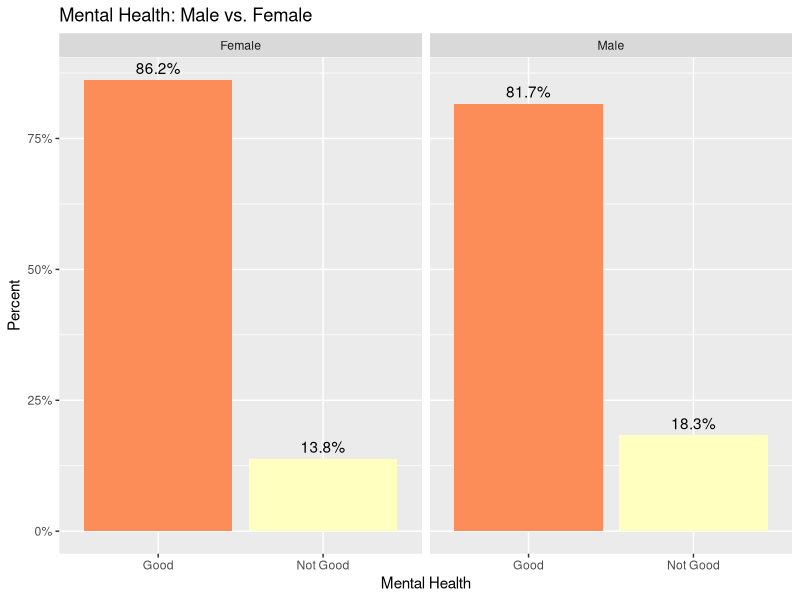
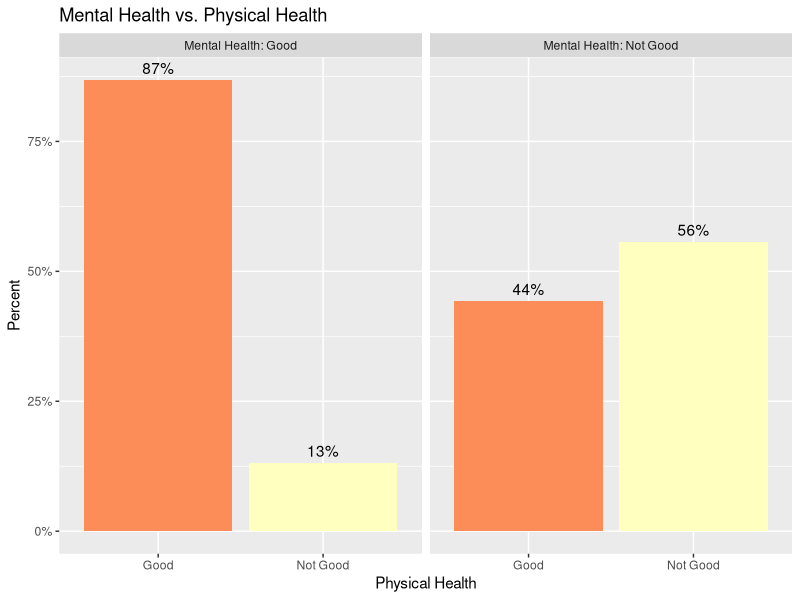
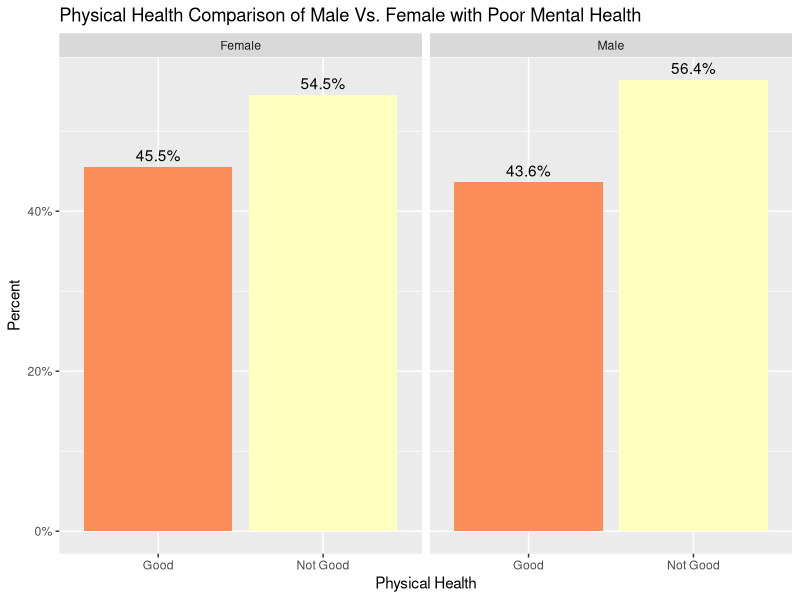
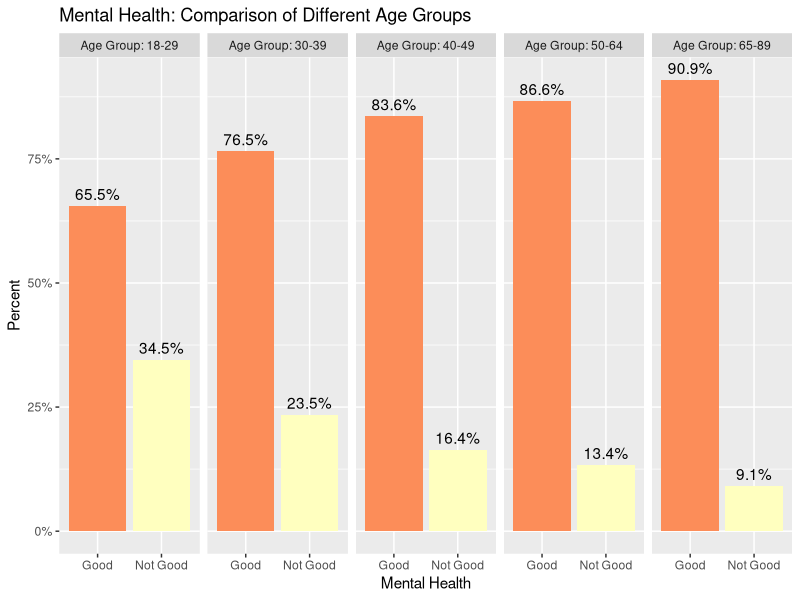
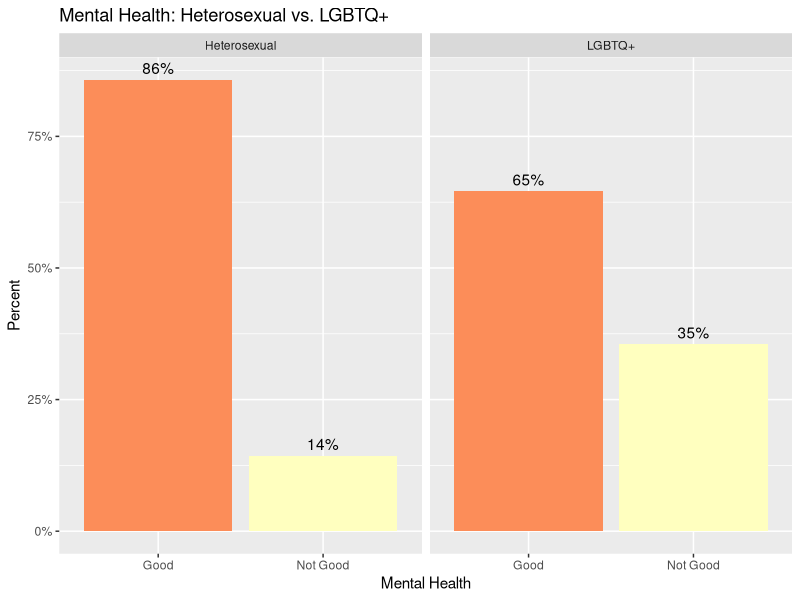
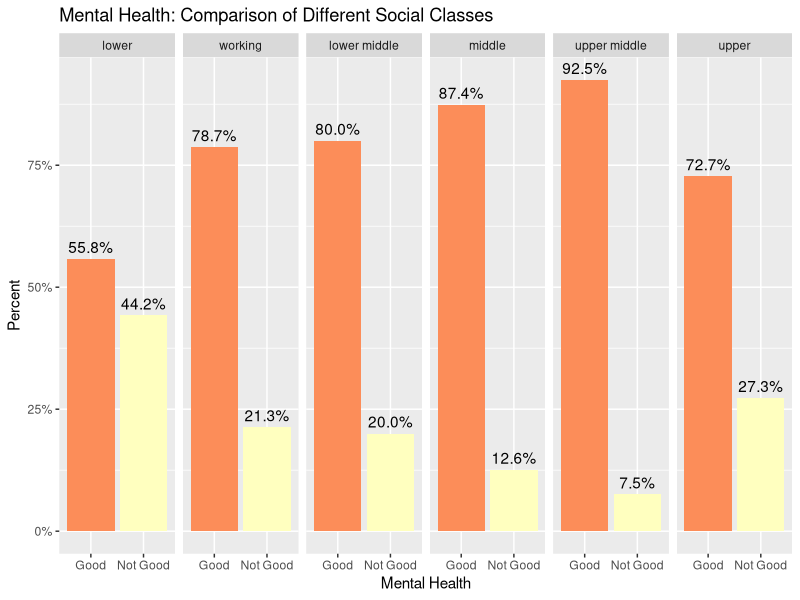
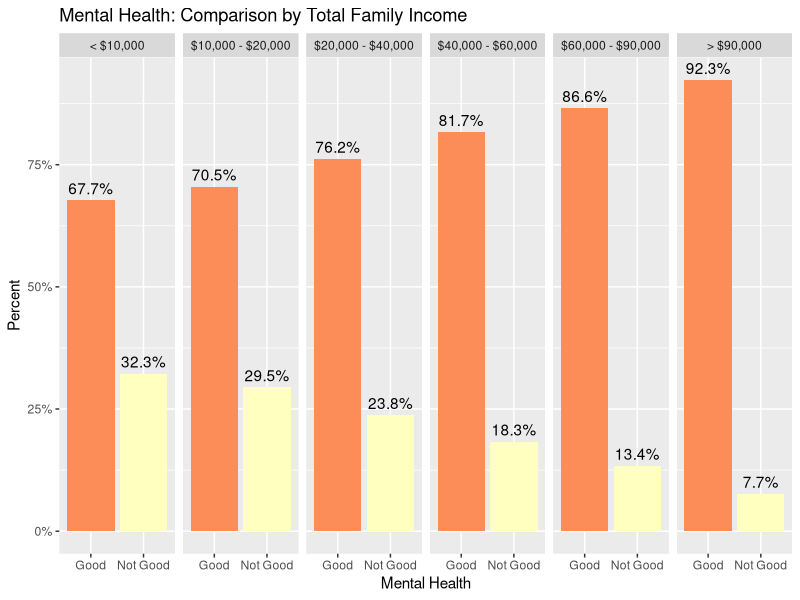
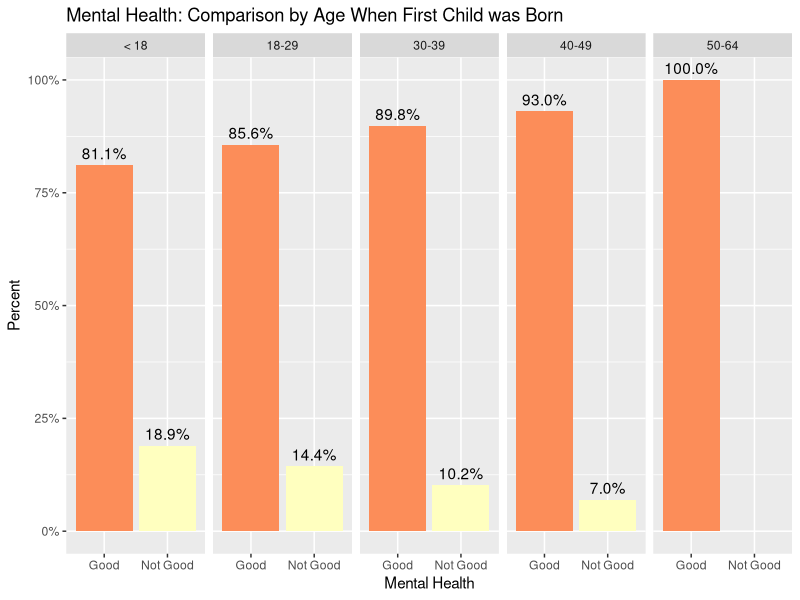

R code for these plots, in order:
#### Preamble ####
# Purpose: Visulization of the data
# Author: Isfandyar Virani
# Data: 20 March 2022
# Contact: isfandyar.virani@mail.utoronto.ca
# License: MIT
# Pre-requisites: 
# - Need to have downloaded the GSS data and saved it to inputs/data


####Workplace Setup####
library(tidyverse)
library(ggplot2)
library(dplyr)
library(haven)

raw_data <- haven::read_dta("inputs/data/2021_stata/gss2021.dta")

gss2021 <- raw_data
#=============================================================================
labels <- c("Female", "Male")
gss2021$sex_group <- cut(gss2021$sex, 2, labels = labels)

#Recoding mental health
# Changed good or better to 'Good'
# Change poor and fair to 'Not Good'
gss2021 <- gss2021 %>%
  mutate(`Mental Health` = case_when(
    hlthmntl == 1 ~ 'Good',
    hlthmntl == 2 ~ 'Good',
    hlthmntl == 3 ~ 'Good',
    hlthmntl == 4 ~ 'Not Good',
    hlthmntl == 5 ~ 'Not Good',
  ))

#=============================================================================
# Percent Graph - Mental health - Male Vs Female
gss2021 %>% filter(!is.na(`Mental Health`), !is.na(sex_group)) %>% ggplot(aes(x= `Mental Health`,  group=sex_group)) +
  geom_bar(aes(y = ..prop.., fill = factor(..x..)), stat="count") +
  geom_text(aes( label = scales::percent(..prop..),
                 y= ..prop.. ), stat= "count", vjust = -.5) +
  labs(y = "Percent", x = 'Mental Health', title = 'Mental Health: Male vs. Female') +
  facet_grid(~sex_group) +
  scale_y_continuous(labels = scales::percent) + theme(legend.position="none") + scale_fill_brewer(palette = "Spectral")

#=============================================================================  

#Recoding physical health
gss2021 <- gss2021 %>%
  mutate(`Physical Health` = case_when(
    hlthphys == 1 ~ 'Good',
    hlthphys == 2 ~ 'Good',
    hlthphys == 3 ~ 'Good',
    hlthphys == 4 ~ 'Not Good',
    hlthphys == 5 ~ 'Not Good',
  ))

#=============================================================================

# Percent Graph Physical health - Good Mental health vs Bad Mental Health
gss2021 %>% filter(!is.na(`Mental Health`), !is.na(sex_group), !is.na(`Physical Health`)) %>%
  ggplot(aes(x= `Physical Health`,  group= `Mental Health`)) +
  geom_bar(aes(y = ..prop.., fill = factor(..x..)), stat="count") +
  geom_text(aes( label = scales::percent(..prop..),
                 y= ..prop.. ), stat= "count", vjust = -.5) +
  labs(y = "Percent", fill="Physical Health", x = 'Physical Health', title = "Mental Health vs. Physical Health" ) +
  facet_grid(~`Mental Health` , labeller = label_both) +
  scale_y_continuous(labels = scales::percent) + theme(legend.position="none") + scale_fill_brewer(palette = "Spectral")

#=============================================================================

# Percent Graph - Poor Mental health = Physical health within Sex_Group comparison
gss2021 %>% filter(!is.na(`Mental Health`), !is.na(sex_group), !is.na(`Physical Health`), `Mental Health` =='Not Good') %>%
  ggplot(aes(x= `Physical Health`,  group=sex_group)) +
  geom_bar(aes(y = ..prop.., fill = factor(..x..)), stat="count") +
  geom_text(aes( label = scales::percent(..prop..),
                 y= ..prop.. ), stat= "count", vjust = -.5) +
  labs(y = "Percent", x="Physical Health", title = "Physical Health Comparison of Male Vs. Female with Poor Mental Health") +
  facet_grid(~sex_group) +
  scale_y_continuous(labels = scales::percent) + theme(legend.position="none") + scale_fill_brewer(palette = "Spectral")


#=============================================================================

# Recording Age Group
gss2021 <- gss2021 %>%
  mutate(`Age Group` = case_when(
    age >= 18 & age <= 29 ~ '18-29',
    age >= 30 & age <=39~ '30-39',
    age >= 40 & age <=49~ '40-49',
    age >= 50 & age <=64~ '50-64',
    age >= 65 & age <=89~ '65-89'
  ))

#=============================================================================

# Percent Graph - Mental health (Age Group Analysis)
gss2021 %>% filter(!is.na(`Mental Health`), !is.na(sex_group),!is.na(`Age Group`)) %>%
  ggplot(aes(x= `Mental Health`,  group=`Age Group`)) +
  geom_bar(aes(y = ..prop.., fill = factor(..x..)), stat="count") +
  geom_text(aes( label = scales::percent(..prop..),
                 y= ..prop.. ), stat= "count", vjust = -.5) +
  labs(y = "Percent", x="Mental Health", title = "Mental Health: Comparison of Different Age Groups") +
  facet_grid(~`Age Group`, labeller = label_both) +
  scale_y_continuous(labels = scales::percent) + theme(legend.position="none") + scale_fill_brewer(palette = "Spectral")

#=============================================================================

# Recoding Sexual orientation

gss2021 <- gss2021 %>%
  mutate(sexual_orientation = case_when(
    sexornt == 1 ~ 'LGBTQ+',
    sexornt == 2 ~ 'LGBTQ+',
    sexornt == 3 ~ 'Heterosexual'
  ))

#=============================================================================

# Percent Graph - Mental health (Sexual Orientation Analysis)
gss2021 %>% filter(!is.na(`Mental Health`), !is.na(sexual_orientation)) %>%
  ggplot(aes(x= `Mental Health`,  group=sexual_orientation)) +
  geom_bar(aes(y = ..prop.., fill = factor(..x..)), stat="count") +
  geom_text(aes( label = scales::percent(..prop..),
                 y= ..prop.. ), stat= "count", vjust = -.5) +
  labs(y = "Percent", x="Mental Health", title = "Mental Health: Heterosexual vs. LGBTQ+") +
  facet_grid(~sexual_orientation) +
  scale_y_continuous(labels = scales::percent) + theme(legend.position="none") + scale_fill_brewer(palette = "Spectral")


#=============================================================================
# Recoding Social Class

gss2021 <- gss2021 %>%
  mutate(`Social Class` = case_when(
    class1 == 1 ~ "lower",
    class1 == 2 ~ "working",
    class1 == 3 ~ "lower middle",
    class1 == 4 ~ "middle",
    class1 == 5 ~ "upper middle",
    class1 == 6 ~ "upper"))

#=============================================================================
# 'Mental Health: Comparison of Different Social Classes'
gss2021 %>% filter(!is.na(`Mental Health`), !is.na(`Social Class`)) %>% ggplot(aes(x= `Mental Health`,  group= `Social Class`))+
  geom_bar(aes(y = ..prop.., fill = factor(..x..)), stat="count") +
  geom_text(aes( label = scales::percent(..prop..),
                 y= ..prop.. ), stat= "count", vjust = -.5) +
  labs(y = "Percent", fill="mntl_poor", title = 'Mental Health: Comparison of Different Social Classes') +
  facet_grid(~factor(`Social Class`, levels = c('lower', 'working','lower middle', 'middle', 'upper middle', 'upper'))) +
  scale_y_continuous(labels = scales::percent) + theme(legend.position="none") + scale_fill_brewer(palette = "Spectral")

#=============================================================================
# Recoding Family Income
gss2021 <- gss2021 %>% 
  mutate(Income = case_when(
    income16 <= 8 ~ "< $10,000",
    income16 <= 12 ~ "$10,000 - $20,000",
    income16 <= 17 ~ "$20,000 - $40,000",
    income16 <= 19 ~ "$40,000 - $60,000",
    income16 <= 21 ~ "$60,000 - $90,000",
    income16 > 21 ~ "> $90,000"))

#=============================================================================
# 'Mental Health: Comparison by Total Family Income'
gss2021 %>% filter(!is.na(`Mental Health`), !is.na(Income)) %>%  ggplot(aes(x= `Mental Health`,  group=Income))+
  geom_bar(aes(y = ..prop.., fill = factor(..x..)), stat="count") +
  geom_text(aes( label = scales::percent(..prop..),
                 y= ..prop.. ), stat= "count", vjust = -.5) +
  labs(y = "Percent" , title = 'Mental Health: Comparison by Total Family Income') +
  facet_grid(~factor(Income, levels = c('< $10,000', "$10,000 - $20,000", "$20,000 - $40,000", "$40,000 - $60,000", "$60,000 - $90,000", "> $90,000"))) +
  scale_y_continuous(labels = scales::percent) + theme(legend.position="none") + scale_fill_brewer(palette = "Spectral")

#=============================================================================
# Recoding Age when first kid is born
gss2021 <- gss2021 %>%
  mutate(`Kid Born` = case_when(
  agekdbrn < 18 ~ '< 18',
  agekdbrn >= 18 & agekdbrn <= 29 ~ '18-29',
  agekdbrn >= 30 & agekdbrn <=39~ '30-39',
  agekdbrn >= 40 & agekdbrn <=49~ '40-49',
  agekdbrn >= 50 & agekdbrn <=64~ '50-64',
  agekdbrn >= 65 & agekdbrn <=89~ '65-89'
))

#=============================================================================
#  "Mental Health: Comparison by age when first child was born"
gss2021 %>% filter(!is.na(`Mental Health`), !is.na(`Kid Born`))  %>% ggplot(aes(x= `Mental Health`,  group=`Kid Born`))+
  geom_bar(aes(y = ..prop.., fill = factor(..x..)), stat="count") +
  geom_text(aes( label = scales::percent(..prop..),
                 y= ..prop.. ), stat= "count", vjust = -.5) +
  labs(y = "Percent", title = "Mental Health: Comparison by Age When First Child was Born") +
  facet_grid(~`Kid Born`) +
  scale_y_continuous(labels = scales::percent) + theme(legend.position="none") + scale_fill_brewer(palette = "Spectral")
#=============================================================================

